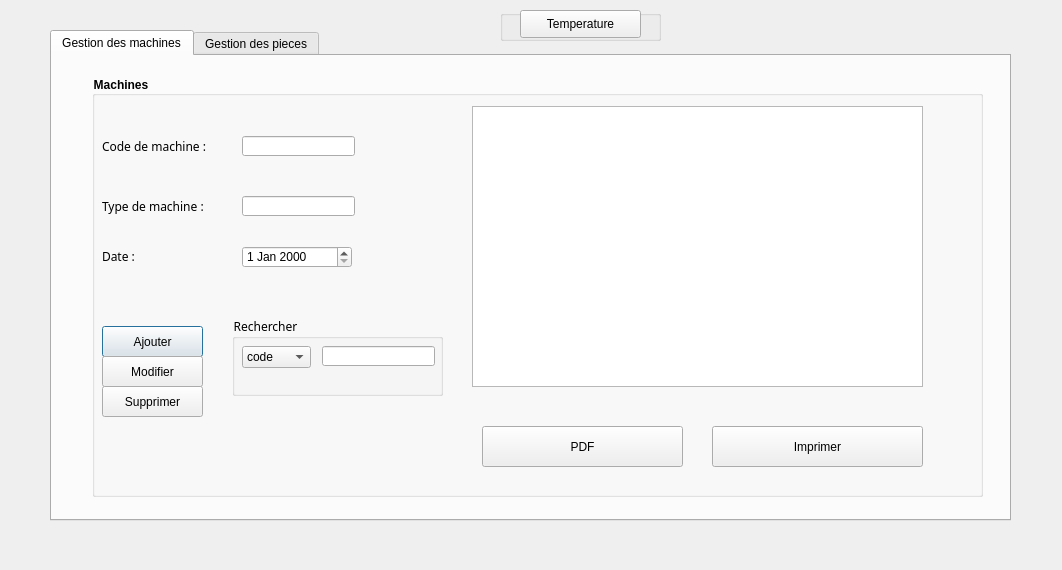
<?xml version="1.0" encoding="UTF-8"?>
<ui version="4.0">
 <class>materiel</class>
 <widget class="QDialog" name="materiel">
  <property name="geometry">
   <rect>
    <x>0</x>
    <y>0</y>
    <width>1062</width>
    <height>570</height>
   </rect>
  </property>
  <property name="windowTitle">
   <string>Dialog</string>
  </property>
  <widget class="QTabWidget" name="tabWidget">
   <property name="geometry">
    <rect>
     <x>50</x>
     <y>30</y>
     <width>961</width>
     <height>491</height>
    </rect>
   </property>
   <property name="currentIndex">
    <number>0</number>
   </property>
   <widget class="QWidget" name="tab_5">
    <attribute name="title">
     <string>Gestion des machines</string>
    </attribute>
    <widget class="QGroupBox" name="groupBox_13">
     <property name="geometry">
      <rect>
       <x>40</x>
       <y>20</y>
       <width>891</width>
       <height>421</height>
      </rect>
     </property>
     <property name="font">
      <font>
       <pointsize>9</pointsize>
       <weight>75</weight>
       <bold>true</bold>
      </font>
     </property>
     <property name="styleSheet">
      <string notr="true">#groupBox_13{
	color: rgb(000, 000, 000);}</string>
     </property>
     <property name="title">
      <string>Machines</string>
     </property>
     <widget class="QLabel" name="label_65">
      <property name="geometry">
       <rect>
        <x>10</x>
        <y>50</y>
        <width>121</width>
        <height>41</height>
       </rect>
      </property>
      <property name="font">
       <font>
        <family>Algerian</family>
        <weight>50</weight>
        <bold>false</bold>
       </font>
      </property>
      <property name="acceptDrops">
       <bool>false</bool>
      </property>
      <property name="styleSheet">
       <string notr="true">#label_65{
	color: rgb(255, 255, 255);}</string>
      </property>
      <property name="text">
       <string>&lt;html&gt;&lt;head/&gt;&lt;body&gt;&lt;p&gt;&lt;span style=&quot; color:#000001;&quot;&gt;Code de machine :&lt;/span&gt;&lt;/p&gt;&lt;/body&gt;&lt;/html&gt;</string>
      </property>
     </widget>
     <widget class="QLabel" name="label_66">
      <property name="geometry">
       <rect>
        <x>10</x>
        <y>110</y>
        <width>141</width>
        <height>41</height>
       </rect>
      </property>
      <property name="font">
       <font>
        <family>Algerian</family>
        <pointsize>9</pointsize>
        <weight>50</weight>
        <italic>false</italic>
        <bold>false</bold>
        <underline>false</underline>
       </font>
      </property>
      <property name="acceptDrops">
       <bool>false</bool>
      </property>
      <property name="text">
       <string>&lt;html&gt;&lt;head/&gt;&lt;body&gt;&lt;p&gt;&lt;span style=&quot; color:#000001;&quot;&gt;Type de machine :&lt;/span&gt;&lt;/p&gt;&lt;/body&gt;&lt;/html&gt;</string>
      </property>
     </widget>
     <widget class="QLineEdit" name="code_mach">
      <property name="geometry">
       <rect>
        <x>150</x>
        <y>60</y>
        <width>113</width>
        <height>20</height>
       </rect>
      </property>
      <property name="text">
       <string/>
      </property>
     </widget>
     <widget class="QLineEdit" name="type_mach">
      <property name="geometry">
       <rect>
        <x>150</x>
        <y>120</y>
        <width>113</width>
        <height>20</height>
       </rect>
      </property>
     </widget>
     <widget class="QPushButton" name="ajout_mach">
      <property name="geometry">
       <rect>
        <x>10</x>
        <y>250</y>
        <width>101</width>
        <height>31</height>
       </rect>
      </property>
      <property name="styleSheet">
       <string notr="true">


#ajout_mach:pressed{
	background-color: rgb(85, 0, 0);
color: rgb(255, 255, 255);}</string>
      </property>
      <property name="text">
       <string>Ajouter</string>
      </property>
      <property name="icon">
       <iconset>
        <normaloff>../../geree fournisseurs/projet/i,qge/app.png</normaloff>../../geree fournisseurs/projet/i,qge/app.png</iconset>
      </property>
     </widget>
     <widget class="QLabel" name="label_67">
      <property name="geometry">
       <rect>
        <x>230</x>
        <y>30</y>
        <width>51</width>
        <height>21</height>
       </rect>
      </property>
      <property name="text">
       <string/>
      </property>
      <property name="pixmap">
       <pixmap>../Nouveau dossier/icons8-google-web-recherche-24.png</pixmap>
      </property>
     </widget>
     <widget class="QDateEdit" name="date_mach">
      <property name="geometry">
       <rect>
        <x>150</x>
        <y>170</y>
        <width>110</width>
        <height>22</height>
       </rect>
      </property>
     </widget>
     <widget class="QLabel" name="label_68">
      <property name="geometry">
       <rect>
        <x>10</x>
        <y>160</y>
        <width>111</width>
        <height>41</height>
       </rect>
      </property>
      <property name="font">
       <font>
        <family>Algerian</family>
        <pointsize>9</pointsize>
        <weight>50</weight>
        <italic>false</italic>
        <bold>false</bold>
        <underline>false</underline>
       </font>
      </property>
      <property name="acceptDrops">
       <bool>false</bool>
      </property>
      <property name="text">
       <string>&lt;html&gt;&lt;head/&gt;&lt;body&gt;&lt;p&gt;&lt;span style=&quot; color:#000001;&quot;&gt;Date :&lt;/span&gt;&lt;/p&gt;&lt;/body&gt;&lt;/html&gt;</string>
      </property>
     </widget>
     <widget class="QPushButton" name="modifier_mach">
      <property name="geometry">
       <rect>
        <x>10</x>
        <y>280</y>
        <width>101</width>
        <height>31</height>
       </rect>
      </property>
      <property name="styleSheet">
       <string notr="true">


#modifier_mach:pressed{
	background-color: rgb(85, 0, 0);
color: rgb(255, 255, 255);}</string>
      </property>
      <property name="text">
       <string>Modifier</string>
      </property>
      <property name="icon">
       <iconset>
        <normaloff>../../geree fournisseurs/projet/i,qge/B.png</normaloff>../../geree fournisseurs/projet/i,qge/B.png</iconset>
      </property>
     </widget>
     <widget class="QPushButton" name="supp_mach">
      <property name="geometry">
       <rect>
        <x>10</x>
        <y>310</y>
        <width>101</width>
        <height>31</height>
       </rect>
      </property>
      <property name="styleSheet">
       <string notr="true">


#supp_mach:pressed{
	background-color: rgb(85, 0, 0);
color: rgb(255, 255, 255);}</string>
      </property>
      <property name="text">
       <string>Supprimer</string>
      </property>
      <property name="icon">
       <iconset>
        <normaloff>../../geree fournisseurs/projet/i,qge/PP.png</normaloff>../../geree fournisseurs/projet/i,qge/PP.png</iconset>
      </property>
     </widget>
     <widget class="QTableView" name="tab_machine">
      <property name="geometry">
       <rect>
        <x>380</x>
        <y>30</y>
        <width>451</width>
        <height>281</height>
       </rect>
      </property>
      <property name="sortingEnabled">
       <bool>true</bool>
      </property>
     </widget>
     <widget class="QGroupBox" name="groupBox_14">
      <property name="geometry">
       <rect>
        <x>140</x>
        <y>240</y>
        <width>211</width>
        <height>80</height>
       </rect>
      </property>
      <property name="font">
       <font>
        <family>Algerian</family>
        <weight>50</weight>
        <bold>false</bold>
       </font>
      </property>
      <property name="styleSheet">
       <string notr="true">#groupBox_14{
	color: rgb(000, 000, 000);
	
	}</string>
      </property>
      <property name="title">
       <string>Rechercher</string>
      </property>
      <widget class="QComboBox" name="comboBox_machine">
       <property name="geometry">
        <rect>
         <x>10</x>
         <y>30</y>
         <width>69</width>
         <height>22</height>
        </rect>
       </property>
       <item>
        <property name="text">
         <string>code</string>
        </property>
       </item>
       <item>
        <property name="text">
         <string>type</string>
        </property>
       </item>
       <item>
        <property name="text">
         <string>date</string>
        </property>
       </item>
      </widget>
      <widget class="QLineEdit" name="lineEdit_machine">
       <property name="geometry">
        <rect>
         <x>90</x>
         <y>30</y>
         <width>113</width>
         <height>20</height>
        </rect>
       </property>
      </widget>
     </widget>
     <widget class="QPushButton" name="imprimer1">
      <property name="geometry">
       <rect>
        <x>620</x>
        <y>350</y>
        <width>211</width>
        <height>41</height>
       </rect>
      </property>
      <property name="text">
       <string>Imprimer</string>
      </property>
     </widget>
     <widget class="QPushButton" name="pdf1">
      <property name="geometry">
       <rect>
        <x>390</x>
        <y>350</y>
        <width>201</width>
        <height>41</height>
       </rect>
      </property>
      <property name="text">
       <string>PDF</string>
      </property>
     </widget>
    </widget>
   </widget>
   <widget class="QWidget" name="tab_6">
    <attribute name="title">
     <string>Gestion des pieces</string>
    </attribute>
    <widget class="QGroupBox" name="groupBox_15">
     <property name="geometry">
      <rect>
       <x>40</x>
       <y>20</y>
       <width>861</width>
       <height>421</height>
      </rect>
     </property>
     <property name="font">
      <font>
       <pointsize>9</pointsize>
       <weight>75</weight>
       <bold>true</bold>
      </font>
     </property>
     <property name="styleSheet">
      <string notr="true">#groupBox_15{
	color: rgb(000, 000, 000);}</string>
     </property>
     <property name="title">
      <string>Piéce machine</string>
     </property>
     <widget class="QLabel" name="label_69">
      <property name="geometry">
       <rect>
        <x>10</x>
        <y>60</y>
        <width>141</width>
        <height>31</height>
       </rect>
      </property>
      <property name="font">
       <font>
        <family>Algerian</family>
        <pointsize>9</pointsize>
        <weight>50</weight>
        <italic>false</italic>
        <bold>false</bold>
        <underline>false</underline>
       </font>
      </property>
      <property name="acceptDrops">
       <bool>false</bool>
      </property>
      <property name="text">
       <string>&lt;html&gt;&lt;head/&gt;&lt;body&gt;&lt;p&gt;&lt;span style=&quot; color:#000001;&quot;&gt;Code de piéce :&lt;/span&gt;&lt;/p&gt;&lt;/body&gt;&lt;/html&gt;</string>
      </property>
     </widget>
     <widget class="QLineEdit" name="code_m">
      <property name="geometry">
       <rect>
        <x>150</x>
        <y>60</y>
        <width>113</width>
        <height>20</height>
       </rect>
      </property>
     </widget>
     <widget class="QLineEdit" name="code_p">
      <property name="geometry">
       <rect>
        <x>510</x>
        <y>230</y>
        <width>113</width>
        <height>20</height>
       </rect>
      </property>
     </widget>
     <widget class="QPushButton" name="ajout_p">
      <property name="geometry">
       <rect>
        <x>10</x>
        <y>250</y>
        <width>101</width>
        <height>31</height>
       </rect>
      </property>
      <property name="styleSheet">
       <string notr="true">


#ajout_p:pressed{
	background-color: rgb(85, 0, 0);
color: rgb(255, 255, 255);}</string>
      </property>
      <property name="text">
       <string>Ajouter</string>
      </property>
      <property name="icon">
       <iconset>
        <normaloff>../../geree fournisseurs/projet/i,qge/app.png</normaloff>../../geree fournisseurs/projet/i,qge/app.png</iconset>
      </property>
     </widget>
     <widget class="QDateEdit" name="date_piece">
      <property name="geometry">
       <rect>
        <x>150</x>
        <y>160</y>
        <width>110</width>
        <height>22</height>
       </rect>
      </property>
     </widget>
     <widget class="QLabel" name="label_72">
      <property name="geometry">
       <rect>
        <x>10</x>
        <y>150</y>
        <width>91</width>
        <height>41</height>
       </rect>
      </property>
      <property name="font">
       <font>
        <family>Algerian</family>
        <pointsize>9</pointsize>
        <weight>50</weight>
        <italic>false</italic>
        <bold>false</bold>
        <underline>false</underline>
       </font>
      </property>
      <property name="acceptDrops">
       <bool>false</bool>
      </property>
      <property name="text">
       <string>&lt;html&gt;&lt;head/&gt;&lt;body&gt;&lt;p&gt;&lt;span style=&quot; color:#000001;&quot;&gt;Date :&lt;/span&gt;&lt;/p&gt;&lt;/body&gt;&lt;/html&gt;</string>
      </property>
     </widget>
     <widget class="QPushButton" name="modifier_p">
      <property name="geometry">
       <rect>
        <x>10</x>
        <y>280</y>
        <width>101</width>
        <height>31</height>
       </rect>
      </property>
      <property name="styleSheet">
       <string notr="true">


#modifier_p:pressed{
	background-color: rgb(85, 0, 0);
color: rgb(255, 255, 255);}</string>
      </property>
      <property name="text">
       <string>Modifier</string>
      </property>
      <property name="icon">
       <iconset>
        <normaloff>../../geree fournisseurs/projet/i,qge/B.png</normaloff>../../geree fournisseurs/projet/i,qge/B.png</iconset>
      </property>
     </widget>
     <widget class="QPushButton" name="supp_p">
      <property name="geometry">
       <rect>
        <x>10</x>
        <y>310</y>
        <width>101</width>
        <height>31</height>
       </rect>
      </property>
      <property name="styleSheet">
       <string notr="true">
#supp_p:pressed{
	background-color: rgb(85, 0, 0);

color: rgb(255, 255, 255);
}</string>
      </property>
      <property name="text">
       <string>Supprimer</string>
      </property>
      <property name="icon">
       <iconset>
        <normaloff>../../geree fournisseurs/projet/i,qge/PP.png</normaloff>../../geree fournisseurs/projet/i,qge/PP.png</iconset>
      </property>
     </widget>
     <widget class="QLabel" name="label_73">
      <property name="geometry">
       <rect>
        <x>10</x>
        <y>100</y>
        <width>111</width>
        <height>41</height>
       </rect>
      </property>
      <property name="font">
       <font>
        <family>Algerian</family>
        <pointsize>9</pointsize>
        <weight>50</weight>
        <italic>false</italic>
        <bold>false</bold>
        <underline>false</underline>
       </font>
      </property>
      <property name="acceptDrops">
       <bool>false</bool>
      </property>
      <property name="text">
       <string>&lt;html&gt;&lt;head/&gt;&lt;body&gt;&lt;p&gt;&lt;span style=&quot; color:#000001;&quot;&gt;nom:&lt;/span&gt;&lt;/p&gt;&lt;/body&gt;&lt;/html&gt;</string>
      </property>
     </widget>
     <widget class="QLineEdit" name="nom">
      <property name="geometry">
       <rect>
        <x>150</x>
        <y>110</y>
        <width>113</width>
        <height>20</height>
       </rect>
      </property>
     </widget>
     <widget class="QTableView" name="tab_piece">
      <property name="geometry">
       <rect>
        <x>390</x>
        <y>40</y>
        <width>441</width>
        <height>291</height>
       </rect>
      </property>
      <property name="sortingEnabled">
       <bool>true</bool>
      </property>
     </widget>
     <widget class="QGroupBox" name="groupBox_16">
      <property name="geometry">
       <rect>
        <x>140</x>
        <y>260</y>
        <width>231</width>
        <height>91</height>
       </rect>
      </property>
      <property name="font">
       <font>
        <family>Algerian</family>
        <pointsize>9</pointsize>
        <weight>50</weight>
        <bold>false</bold>
       </font>
      </property>
      <property name="styleSheet">
       <string notr="true">#groupBox_16{
	color: rgb(000, 000, 000);}</string>
      </property>
      <property name="title">
       <string>Rechercher</string>
      </property>
      <widget class="QComboBox" name="comboBox_piece">
       <property name="geometry">
        <rect>
         <x>10</x>
         <y>40</y>
         <width>69</width>
         <height>22</height>
        </rect>
       </property>
       <item>
        <property name="text">
         <string>Code</string>
        </property>
       </item>
       <item>
        <property name="text">
         <string>nom</string>
        </property>
       </item>
       <item>
        <property name="text">
         <string>date</string>
        </property>
       </item>
      </widget>
      <widget class="QLineEdit" name="lineEdit_piece">
       <property name="geometry">
        <rect>
         <x>90</x>
         <y>40</y>
         <width>113</width>
         <height>20</height>
        </rect>
       </property>
      </widget>
     </widget>
     <widget class="QPushButton" name="pushButton_pdf">
      <property name="geometry">
       <rect>
        <x>400</x>
        <y>360</y>
        <width>191</width>
        <height>41</height>
       </rect>
      </property>
      <property name="text">
       <string>PDF</string>
      </property>
     </widget>
     <widget class="QPushButton" name="imprimer">
      <property name="geometry">
       <rect>
        <x>630</x>
        <y>360</y>
        <width>191</width>
        <height>41</height>
       </rect>
      </property>
      <property name="text">
       <string>Imprimer</string>
      </property>
     </widget>
     <zorder>code_p</zorder>
     <zorder>label_69</zorder>
     <zorder>code_m</zorder>
     <zorder>ajout_p</zorder>
     <zorder>date_piece</zorder>
     <zorder>label_72</zorder>
     <zorder>modifier_p</zorder>
     <zorder>supp_p</zorder>
     <zorder>label_73</zorder>
     <zorder>nom</zorder>
     <zorder>tab_piece</zorder>
     <zorder>groupBox_16</zorder>
     <zorder>pushButton_pdf</zorder>
     <zorder>imprimer</zorder>
    </widget>
   </widget>
  </widget>
  <widget class="QLabel" name="label">
   <property name="geometry">
    <rect>
     <x>-170</x>
     <y>-90</y>
     <width>1271</width>
     <height>731</height>
    </rect>
   </property>
   <property name="text">
    <string/>
   </property>
   <property name="pixmap">
    <pixmap>../../Projet/dfd.jpg</pixmap>
   </property>
  </widget>
  <widget class="QGroupBox" name="groupBox">
   <property name="geometry">
    <rect>
     <x>500</x>
     <y>10</y>
     <width>161</width>
     <height>31</height>
    </rect>
   </property>
   <property name="title">
    <string/>
   </property>
   <widget class="QPushButton" name="pushButton">
    <property name="geometry">
     <rect>
      <x>20</x>
      <y>0</y>
      <width>121</width>
      <height>28</height>
     </rect>
    </property>
    <property name="text">
     <string>Temperature</string>
    </property>
   </widget>
  </widget>
  <zorder>label</zorder>
  <zorder>tabWidget</zorder>
  <zorder>groupBox</zorder>
 </widget>
 <resources/>
 <connections/>
</ui>
